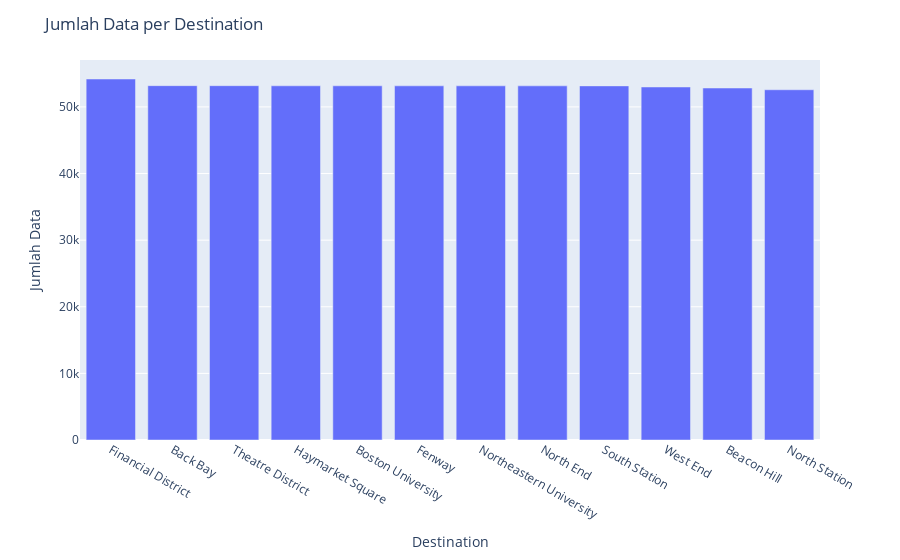

The notebook cell this image was saved under:
### Code cell
df_counts = df['destination'].value_counts().reset_index()
df_counts.columns = ['destination', 'counts']

# Membuat plot bar chart
fig = px.bar(data_frame=df_counts, x='destination', y='counts', labels={'counts': 'Jumlah'})
fig.update_layout(title='Jumlah Data per Destination',
                  xaxis_title='Destination',
                  yaxis_title='Jumlah Data')

# Menampilkan plot
fig.show(renderer='plotly_mimetype')

### Figure 1 — Plotly figure (JSON) as saved in the notebook; plotly's stock layout.template omitted (floating-point values rounded to 4 significant figures)
{"data": [{"alignmentgroup": "True", "hovertemplate": "destination=%{x}<br>Jumlah=%{y}<extra></extra>", "legendgroup": "", "marker": {"color": "#636efa", "pattern": {"shape": ""}}, "name": "", "offsetgroup": "", "orientation": "v", "showlegend": false, "textposition": "auto", "x": ["Financial District", "Back Bay", "Theatre District", "Haymarket Square", "Boston University", "Fenway", "Northeastern University", "North End", "South Station", "West End", "Beacon Hill", "North Station"], "xaxis": "x", "y": [54192, 53190, 53189, 53171, 53171, 53166, 53165, 53164, 53159, 52992, 52840, 52577], "yaxis": "y", "type": "bar"}], "layout": {"xaxis": {"anchor": "y", "domain": [0, 1], "title": {"text": "Destination"}}, "yaxis": {"anchor": "x", "domain": [0, 1], "title": {"text": "Jumlah Data"}}, "legend": {"tracegroupgap": 0}, "margin": {"t": 60}, "barmode": "relative", "title": {"text": "Jumlah Data per Destination"}}}
